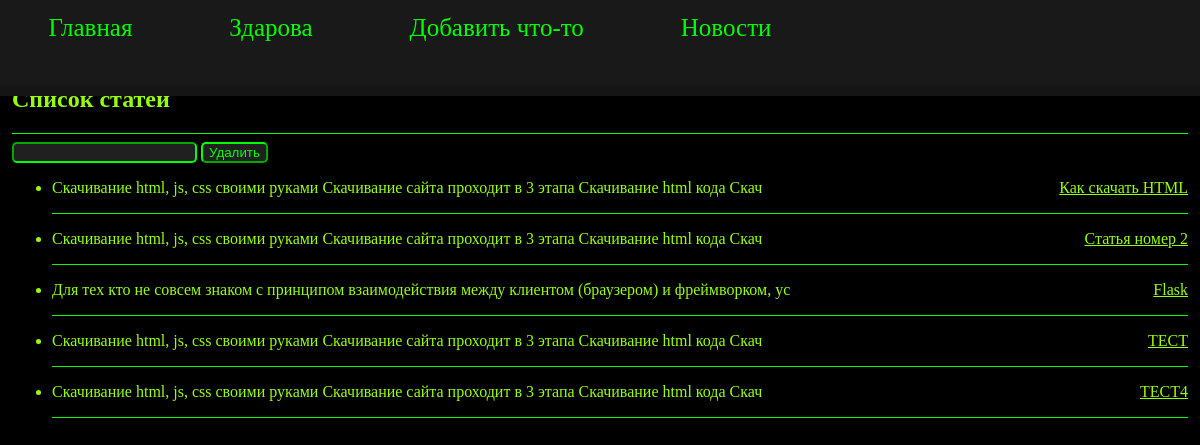
Screenshot of /db/index_db/ (signed in) with the database file from the repository.
### tables this page shows
CREATE TABLE mainmenu (
id integer primary key autoincrement,
title text not null,
url text not null
);

CREATE TABLE posts (
id integer primary key autoincrement,
title text not null,
text text not null,
url text not null,
username text not null,
time integer not null
);

### app.py (the view)
@app.route("/db/index_db/", methods=["POST", "GET"])
def index_db():
    db = get_db()
    db = FlaskDatabase(db)
    if request.method == "POST":
        db.del_post(request.form["id"])
        print(request.form["id"])
    return render_template("index_db.html", menu=db.mainmenu, posts=db.posts)

### app.py (called while the page is built)
def get_db():
    if not hasattr(g, "link_db"):
        g.link_db = connect_db(app)
    return g.link_db

### database.py (called while the page is built)
def connect_db(app):
    conn = sqlite3.connect(app.config["DATABASE"])
    conn.row_factory = sqlite3.Row
    return conn

    def __get__(self, instance, owner):
        return instance.get_table(self.name)

    def get_table(self, table):
        try:
            sql = f"""SELECT * FROM {table}"""
            self.__cur.execute(sql)
            res = self.__cur.fetchall()
        except sqlite3.Error as e:
            print(f"error {e}")
            return False
        return res

### templates/index_db.html
{% extends 'base_adm.html' %}
{% block content %}
<h2>Список статей</h2>
<hr class="sep">
{% if session["user_logged"] == "Boyarishnik" %}
<form action="/db/index_db/" method="post">
    <input type="text" name="id" value="" required>
    <input type="submit" value="Удалить">
</form>
{% endif %}
<ul class="list-posts">
    {% for p in posts %}
    <li>
        <p class="link">
            <a href="{{ url_for('show_post', alias=p.url) }}" > {{ p.title }}</a>
        </p>
        <p class="announce"> {{ (p.text|striptags)[:100]}} </p>
        <hr class="sep">
    </li>
    {% endfor %}
</ul>
{% endblock %}

### templates/base_adm.html (shortened to what this page needs)
<!DOCTYPE html>
<html lang="en">
<head>
    <link type="text/css" href="{{ url_for('static', filename='css/text.css') }}" rel="stylesheet"/>
    <link type="text/css" href="{{ url_for('static', filename='css/styles.css') }}" rel="stylesheet"/>
</head>
<body>
  {% block title -%}
  <ul class="main_menu">
      {% for i in menu %}
          <li><a href="{{url_for(i.url)}}">{{i.title -}}</a></li>
      {% endfor %}
  </ul>
  {% endblock -%}
  <div class="content">
    {% block content -%}
    {% endblock -%}
  </div>
</body>
</html>

### static/css/styles.css (style rules this page uses)
body { color: rgb(150, 255, 10); margin: 0%; background-color: black; }
body a { color: rgb(150, 255, 10); }
.main_menu { border-color: white; position: fixed; list-style: none; background: #191919; height: 12%; width: 101%; margin: -10px 0; padding: 0; color: lime; font-size: 25px; overflow: hidden; box-shadow: 0 0 0 10px #151515; }
.main_menu li { float: left; margin: 2% 4%; color: #0c1100; }
.main_menu a { color: lime; text-decoration: none; }
.content { padding: 5.5% 1%; }
input, select, textarea { background-color: #202020; color: lime; border: 2px medium; border-radius: 5px; border-color: lime; }
.sep { color: lime; background: lime; height: 1px; border: 0; }
.list-posts li .link { float: right; margin: 0%; height: 2%; }
.announce { width: 75%; }

### rows the page displays
mainmenu: title "Главная"
mainmenu: title "Здарова"
mainmenu: title "Добавить что-то"
mainmenu: title "Новости"
posts: title "Как скачать HTML", text "Скачивание html, js, css своими руками Скачивание сайта проходит в 3 этапа Скачивание html кода Скач"
posts: title "Статья номер 2", text "Скачивание html, js, css своими руками Скачивание сайта проходит в 3 этапа Скачивание html кода Скач"
posts: title "Flask", text "Для тех кто не совсем знаком с принципом взаимодействия между клиентом (браузером) и фреймворком, ус"
posts: title "ТЕСТ", text "Скачивание html, js, css своими руками Скачивание сайта проходит в 3 этапа Скачивание html кода Скач"
posts: title "ТЕСТ4", text "Скачивание html, js, css своими руками Скачивание сайта проходит в 3 этапа Скачивание html кода Скач"
